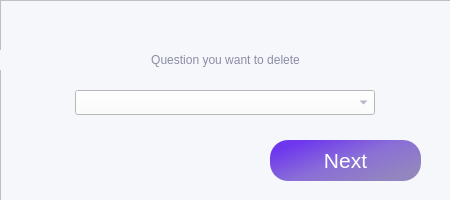
<?xml version="1.0" encoding="UTF-8"?>
<ui version="4.0">
 <class>Form</class>
 <widget class="QWidget" name="Form">
  <property name="geometry">
   <rect>
    <x>0</x>
    <y>0</y>
    <width>450</width>
    <height>200</height>
   </rect>
  </property>
  <property name="windowTitle">
   <string>Form</string>
  </property>
  <widget class="QFrame" name="frame">
   <property name="geometry">
    <rect>
     <x>0</x>
     <y>0</y>
     <width>461</width>
     <height>211</height>
    </rect>
   </property>
   <property name="styleSheet">
    <string notr="true">background-color: rgb(246, 247, 250);
color: rgb(110, 55, 238);
font: 16pt &quot;.AppleSystemUIFont&quot;;
color: rgb(139, 140, 166);</string>
   </property>
   <property name="frameShape">
    <enum>QFrame::StyledPanel</enum>
   </property>
   <property name="frameShadow">
    <enum>QFrame::Raised</enum>
   </property>
   <widget class="QLabel" name="label_2">
    <property name="geometry">
     <rect>
      <x>0</x>
      <y>50</y>
      <width>451</width>
      <height>20</height>
     </rect>
    </property>
    <property name="text">
     <string>Question you want to delete</string>
    </property>
    <property name="alignment">
     <set>Qt::AlignCenter</set>
    </property>
   </widget>
   <widget class="QPushButton" name="pushButton">
    <property name="geometry">
     <rect>
      <x>270</x>
      <y>140</y>
      <width>151</width>
      <height>41</height>
     </rect>
    </property>
    <property name="font">
     <font>
      <family>.AppleSystemUIFont</family>
      <pointsize>16</pointsize>
      <weight>50</weight>
      <italic>false</italic>
      <bold>false</bold>
     </font>
    </property>
    <property name="styleSheet">
     <string notr="true">background-color: qlineargradient(spread:pad, x1:0.07, y1:0.227364, x2:0.895, y2:0.847, stop:0 rgba(110, 55, 238, 255), stop:0.487562 rgba(138, 110, 215, 255), stop:1 rgba(147, 134, 190, 255));
border-radius: 18px;
color: rgb(255, 255, 255);</string>
    </property>
    <property name="text">
     <string>Next</string>
    </property>
   </widget>
   <widget class="QComboBox" name="comboBox">
    <property name="geometry">
     <rect>
      <x>75</x>
      <y>90</y>
      <width>300</width>
      <height>25</height>
     </rect>
    </property>
    <property name="font">
     <font>
      <family>.AppleSystemUIFont</family>
      <pointsize>14</pointsize>
      <weight>50</weight>
      <italic>false</italic>
      <bold>false</bold>
     </font>
    </property>
    <property name="styleSheet">
     <string notr="true">font: 14pt &quot;.AppleSystemUIFont&quot;;
background-color: rgb(255, 255, 255);</string>
    </property>
   </widget>
  </widget>
 </widget>
 <resources/>
 <connections/>
</ui>
